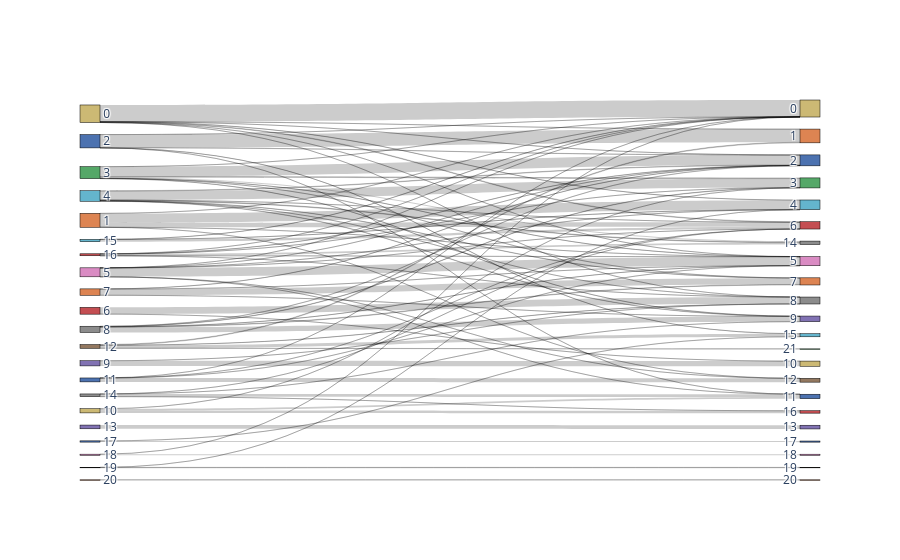
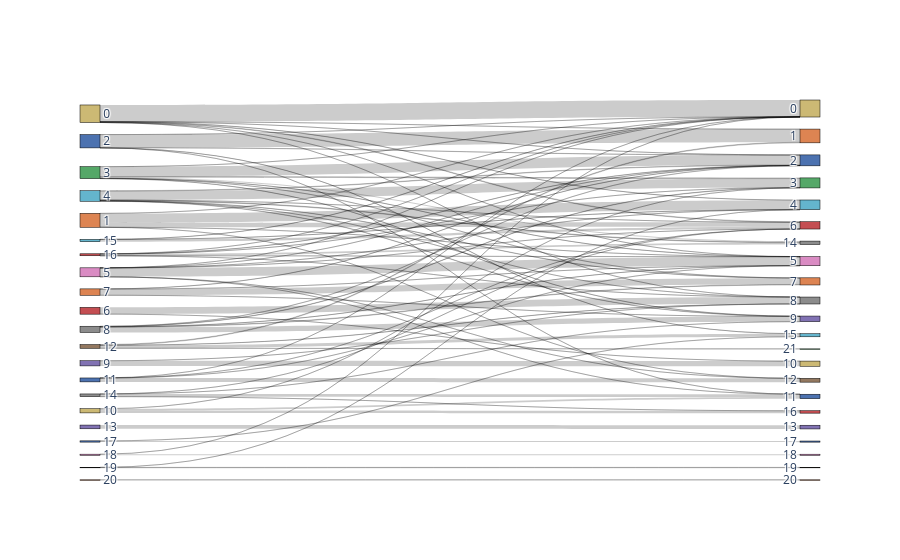

These figures' notebook cell, in order:
### Code cell
bc.tl.report(adata_pred=adata_std, celltype='leiden_new', method='hvg_selection_before_regress_out', analysis_name='standard_workflow_besca2_0',
                        test_dataset='adata_std', name_prediction='leiden', name_report='compare_leiden', use_raw=False,
                        remove_nonshared=False, clustering='leiden', asymmetric_matrix=True, delimiter='\t', verbose=True)

### Figure 1 — Plotly figure (JSON) as saved in the notebook; plotly's stock layout.template omitted (floating-point values rounded to 4 significant figures)
{"data": [{"link": {"source": [12, 12, 12, 12, 4, 4, 4, 4, 4, 4, 4, 5, 5, 5, 5, 5, 5, 5, 16, 16, 16, 16, 16, 16, 10, 10, 10, 2, 2, 2, 2, 2, 6, 6, 15, 15, 15, 7, 7, 7, 7, 11, 11, 11, 11, 3, 3, 3, 3, 3, 3, 3, 13, 8, 8, 8, 8, 8, 14, 14, 14, 14, 17, 17, 1, 1, 1, 1, 1, 9, 9, 0, 0, 0, 0, 0, 0, 0, 18, 18, 20, 19, 19], "target": [22, 29, 36, 42, 24, 35, 29, 27, 28, 30, 23, 26, 27, 32, 33, 23, 21, 25, 24, 26, 35, 29, 23, 21, 24, 37, 32, 22, 32, 23, 21, 36, 29, 31, 27, 21, 25, 26, 28, 30, 23, 26, 27, 33, 21, 24, 26, 35, 28, 30, 23, 21, 34, 24, 26, 28, 30, 23, 37, 27, 32, 30, 38, 36, 26, 27, 33, 21, 25, 29, 31, 22, 26, 29, 27, 23, 21, 25, 39, 21, 41, 40, 25], "value": [43, 8, 195, 11, 604, 41, 1, 1, 16, 21, 30, 599, 2, 1, 1, 1, 3, 1, 1, 1, 117, 1, 10, 3, 1, 163, 119, 885, 1, 12, 1, 3, 457, 3, 155, 3, 2, 2, 422, 3, 8, 8, 1, 255, 1, 48, 4, 76, 9, 8, 663, 3, 252, 24, 2, 37, 347, 14, 1, 1, 180, 1, 76, 9, 1, 294, 3, 7, 641, 2, 348, 3, 2, 1, 39, 2, 1129, 10, 73, 1, 13, 27, 1]}, "node": {"color": ["#ccb974", "#dd8452", "#4c72b0", "#55a868", "#64b5cd", "#da8bc3", "#c44e52", "#dd8452", "#8c8c8c", "#8172b3", "#ccb974", "#4c72b0", "#937860", "#8172b3", "#8c8c8c", "#64b5cd", "#c44e52", "#4c72b0", "#da8bc3", "#937860", "#dd8452", "#ccb974", "#dd8452", "#4c72b0", "#55a868", "#64b5cd", "#da8bc3", "#c44e52", "#dd8452", "#8c8c8c", "#8172b3", "#ccb974", "#4c72b0", "#937860", "#8172b3", "#8c8c8c", "#64b5cd", "#c44e52", "#4c72b0", "#da8bc3", "#937860", "#dd8452", "#55a868"], "label": ["0", "1", "2", "3", "4", "5", "6", "7", "8", "9", "10", "11", "12", "13", "14", "15", "16", "17", "18", "19", "20", "0", "1", "2", "3", "4", "5", "6", "7", "8", "9", "10", "11", "12", "13", "14", "15", "16", "17", "18", "19", "20", "21"], "line": {"color": "black", "width": 0.5}, "pad": 15, "thickness": 20}, "type": "sankey"}], "layout": {}}

### Figure 2 — Plotly figure (JSON) as saved in the notebook; plotly's stock layout.template omitted (floating-point values rounded to 4 significant figures)
{"data": [{"link": {"source": [12, 12, 12, 12, 4, 4, 4, 4, 4, 4, 4, 5, 5, 5, 5, 5, 5, 5, 16, 16, 16, 16, 16, 16, 10, 10, 10, 2, 2, 2, 2, 2, 6, 6, 15, 15, 15, 7, 7, 7, 7, 11, 11, 11, 11, 3, 3, 3, 3, 3, 3, 3, 13, 8, 8, 8, 8, 8, 14, 14, 14, 14, 17, 17, 1, 1, 1, 1, 1, 9, 9, 0, 0, 0, 0, 0, 0, 0, 18, 18, 20, 19, 19], "target": [22, 29, 36, 42, 24, 35, 29, 27, 28, 30, 23, 26, 27, 32, 33, 23, 21, 25, 24, 26, 35, 29, 23, 21, 24, 37, 32, 22, 32, 23, 21, 36, 29, 31, 27, 21, 25, 26, 28, 30, 23, 26, 27, 33, 21, 24, 26, 35, 28, 30, 23, 21, 34, 24, 26, 28, 30, 23, 37, 27, 32, 30, 38, 36, 26, 27, 33, 21, 25, 29, 31, 22, 26, 29, 27, 23, 21, 25, 39, 21, 41, 40, 25], "value": [43, 8, 195, 11, 604, 41, 1, 1, 16, 21, 30, 599, 2, 1, 1, 1, 3, 1, 1, 1, 117, 1, 10, 3, 1, 163, 119, 885, 1, 12, 1, 3, 457, 3, 155, 3, 2, 2, 422, 3, 8, 8, 1, 255, 1, 48, 4, 76, 9, 8, 663, 3, 252, 24, 2, 37, 347, 14, 1, 1, 180, 1, 76, 9, 1, 294, 3, 7, 641, 2, 348, 3, 2, 1, 39, 2, 1129, 10, 73, 1, 13, 27, 1]}, "node": {"color": ["#ccb974", "#dd8452", "#4c72b0", "#55a868", "#64b5cd", "#da8bc3", "#c44e52", "#dd8452", "#8c8c8c", "#8172b3", "#ccb974", "#4c72b0", "#937860", "#8172b3", "#8c8c8c", "#64b5cd", "#c44e52", "#4c72b0", "#da8bc3", "#937860", "#dd8452", "#ccb974", "#dd8452", "#4c72b0", "#55a868", "#64b5cd", "#da8bc3", "#c44e52", "#dd8452", "#8c8c8c", "#8172b3", "#ccb974", "#4c72b0", "#937860", "#8172b3", "#8c8c8c", "#64b5cd", "#c44e52", "#4c72b0", "#da8bc3", "#937860", "#dd8452", "#55a868"], "label": ["0", "1", "2", "3", "4", "5", "6", "7", "8", "9", "10", "11", "12", "13", "14", "15", "16", "17", "18", "19", "20", "0", "1", "2", "3", "4", "5", "6", "7", "8", "9", "10", "11", "12", "13", "14", "15", "16", "17", "18", "19", "20", "21"], "line": {"color": "black", "width": 0.5}, "pad": 15, "thickness": 20}, "type": "sankey"}], "layout": {}}
